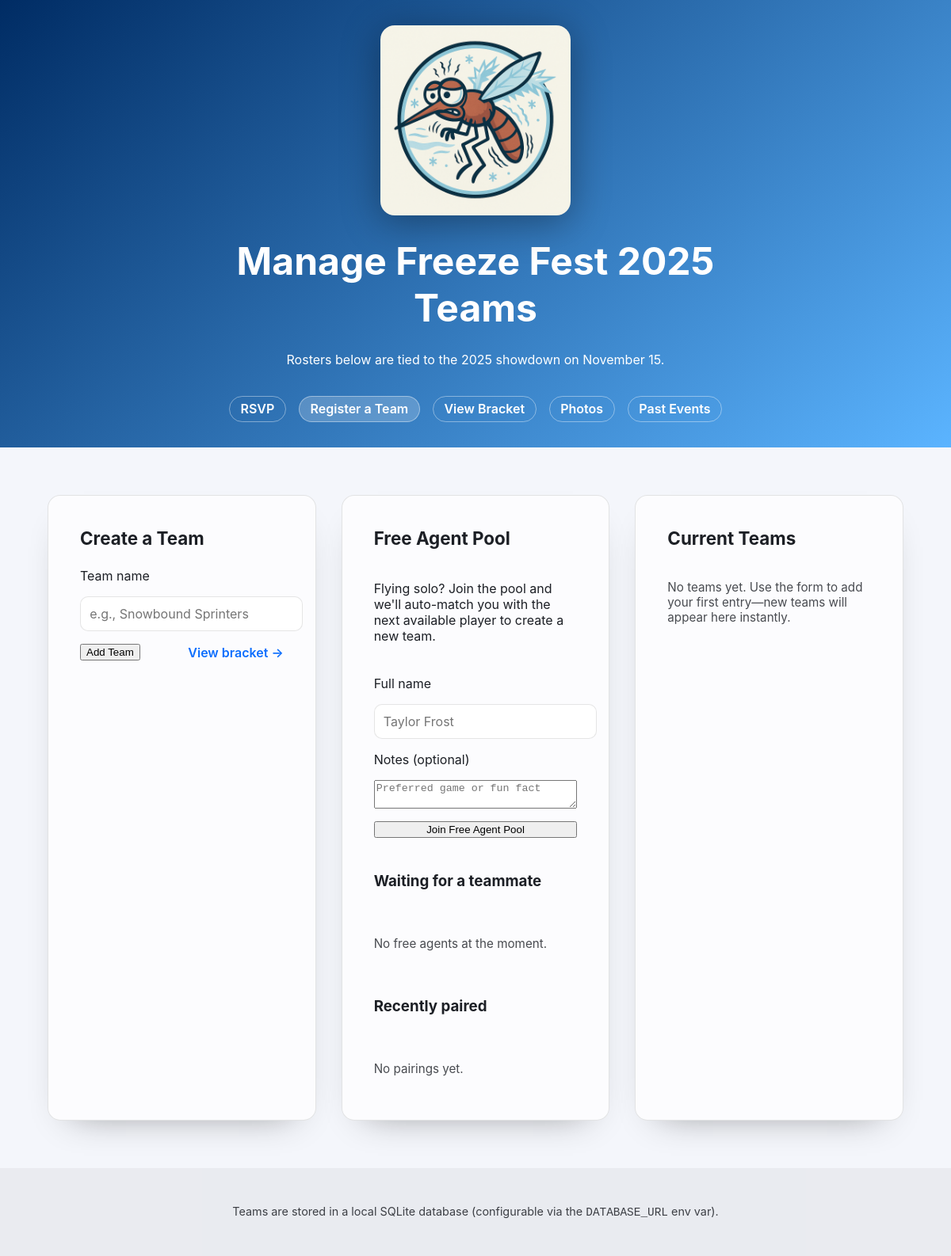
The app's page /teams, older data.
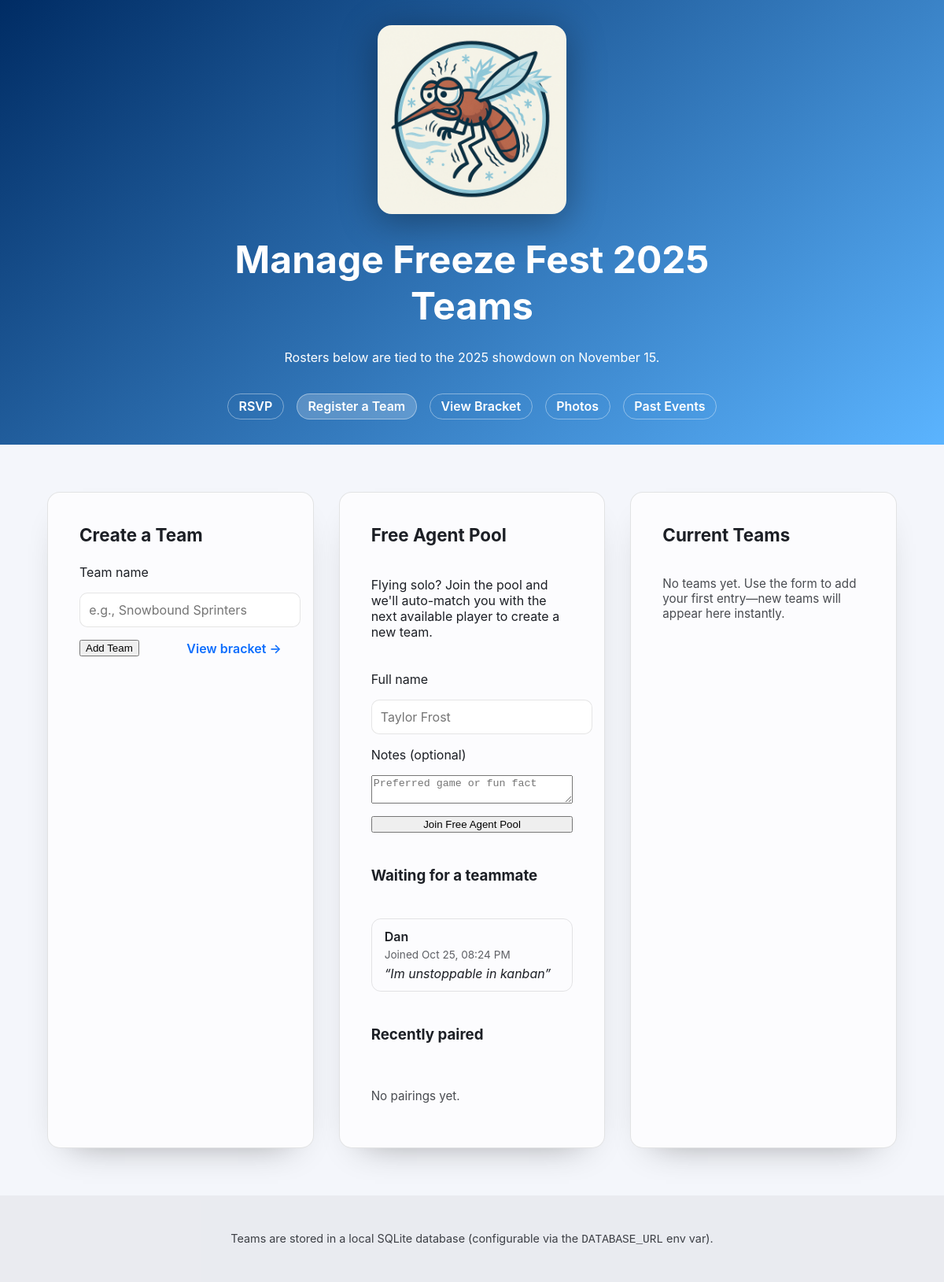
The same page, newer data.
### app/database.py (models this page shows)
class Event(SQLModel, table=True):
    id: int | None = Field(default=None, primary_key=True)
    name: str = Field(nullable=False)
    slug: str = Field(nullable=False, unique=True, index=True)
    description: str | None = Field(default=None)
    location: str | None = Field(default=None)
    event_date: date = Field(nullable=False)
    games: str = Field(default="Cornhole, Bucket Golf, Kanban", nullable=False)
    winners: str | None = Field(default=None)
    created_at: datetime = Field(default_factory=datetime.utcnow, nullable=False)

class FreeAgent(SQLModel, table=True):
    id: int | None = Field(default=None, primary_key=True)
    name: str = Field(nullable=False, max_length=120)
    email: str = Field(nullable=False, max_length=255)
    note: str | None = Field(default=None)
    status: str = Field(default="pending", nullable=False)
    event_id: int = Field(foreign_key="event.id", nullable=False, index=True)
    team_id: int | None = Field(default=None, foreign_key="team.id")
    created_at: datetime = Field(default_factory=datetime.utcnow, nullable=False)

### app/routes.py (the view)
@router.get("/teams", response_class=HTMLResponse, name="team_directory")
async def team_directory(request: Request, session: Session = Depends(get_session)):
    success_message = None
    if request.query_params.get("created") == "1":
        success_message = "Team added successfully."
    context = _team_context(
        request=request,
        session=session,
        form_error=None,
        form_value="",
        success_message=success_message,
    )
    flag = request.query_params.get("free_agent")
    if flag == "added":
        context["free_agent_success"] = "Added to the free-agent pool. We'll match you up soon."
    elif flag == "paired":
        context["free_agent_success"] = "Matched free agents and created a new team!"
    context.setdefault("free_agent_error", None)
    context.setdefault("free_agent_success", None)
    return templates.TemplateResponse("teams.html", context)

### app/templates/teams.html (shortened to what this page needs)
<!doctype html>
<html lang="en">
  <head>
    <link rel="stylesheet" href="{{ request.url_for('static', path='css/style.css') }}">
  </head>
  <body>
    <header class="page-header">
      <div class="page-header__inner">
        <div class="site-logo" role="presentation">
          <img src="{{ request.url_for('static', path='img/freezefest.png') }}" alt="Freeze Fest mascot: a cartoon mosquito freezing inside a circle" loading="lazy" />
        </div>
        <h1>Manage {{ event.name }} Teams</h1>
        <p class="page-subtitle">
          Rosters below are tied to the {{ event.event_date.strftime('%Y') }} showdown on {{ event.event_date.strftime('%B %d') }}.
        </p>
        <nav class="page-nav" aria-label="Primary">
          <a href="{{ request.url_for('index') }}">RSVP</a>
          <a href="{{ request.url_for('team_directory') }}" aria-current="page">Register a Team</a>
          <a href="{{ request.url_for('bracket') }}">View Bracket</a>
          <a href="{{ request.url_for('photos') }}">Photos</a>
          <a href="{{ request.url_for('events_page') }}">Past Events</a>
        </nav>
      </div>
    </header>
    <main class="content">
      <section class="panel">
        <h2>Create a Team</h2>
        <form method="post" action="{{ request.url_for('create_team') }}" class="participants-form team-form">
          <label for="team-name">Team name</label>
          <input
            id="team-name"
            name="name"
            type="text"
            placeholder="e.g., Snowbound Sprinters"
            value="{{ form_value }}"
            required
            minlength="2"
          />
          <div class="form-footer">
            <button type="submit">Add Team</button>
            <a class="text-link" href="{{ request.url_for('bracket') }}">View bracket →</a>
          </div>
        </form>
      </section>
      <section class="panel">
        <h2>Free Agent Pool</h2>
        <p>
          Flying solo? Join the pool and we'll auto-match you with the next available player to create a new team.
        </p>
        <form method="post" action="{{ request.url_for('register_free_agent') }}" class="participants-form team-form">
          <label for="free-agent-name">Full name</label>
          <input id="free-agent-name" name="name" type="text" required placeholder="Taylor Frost" />
          <label for="free-agent-note">Notes (optional)</label>
          <textarea id="free-agent-note" name="note" rows="2" placeholder="Preferred game or fun fact"></textarea>
          <button type="submit">Join Free Agent Pool</button>
        </form>
        <h3>Waiting for a teammate</h3>
        {% if free_agents_pending %}
        <ul class="free-agent-list">
          {% for agent in free_agents_pending %}
          <li class="free-agent-list__item">
            <span class="free-agent-name">{{ agent.name }}</span>
            <span class="free-agent-meta">Joined {{ agent.created_at.strftime('%b %d, %I:%M %p') }}</span>
            {% if agent.note %}
            <p class="free-agent-note">“{{ agent.note }}”</p>
            {% endif %}
          </li>
          {% endfor %}
        </ul>
        {% else %}
        <p class="empty-state">No free agents at the moment.</p>
        {% endif %}
        <h3>Recently paired</h3>
        {% if free_agents_paired %}
        <ul class="free-agent-list">
          {% for agent in free_agents_paired %}
          <li class="free-agent-list__item free-agent-list__item--paired">
            <span class="free-agent-name">{{ agent.name }}</span>
            <span class="free-agent-meta">Now playing on {{ team_lookup.get(agent.team_id, 'a new team') }}</span>
          </li>
          {% endfor %}
        </ul>
        {% else %}
        <p class="empty-state">No pairings yet.</p>
        {% endif %}
      </section>
      <section class="panel">
        <h2>Current Teams</h2>
        {% if teams %}
        <ul class="team-list" aria-live="polite">
          {% for team in teams %}
          <li class="team-list__item">
            <span class="team-list__name">{{ team.name }}</span>
            <span class="team-list__meta">Added {{ team.created_at.strftime('%b %d, %Y %I:%M %p') }}</span>
          </li>
          {% endfor %}
        </ul>
        {% else %}
        <p class="empty-state">
          No teams yet. Use the form to add your first entry—new teams will appear here instantly.
        </p>
        {% endif %}
      </section>
    </main>
    <footer class="page-footer">
      <p>
        Teams are stored in a local SQLite database (configurable via the <code>DATABASE_URL</code> env var).
      </p>
    </footer>
  </body>
</html>

### app/static/css/style.css (style rules this page uses)
:root { color-scheme: light dark; --accent: #0d6efd; --border: rgba(0, 0, 0, 0.1); --border-dark: rgba(255, 255, 255, 0.2); --card-bg: rgba(255, 255, 255, 0.7); --card-bg-dark: rgba(30, 30, 30, 0.7); --bg: #f4f6fb; --bg-dark: #16181d; --text: #1c1f25; --text-dark: #e6e7ec; font-family: "Inter", -apple-system, BlinkMacSystemFont, "Segoe UI", sans-serif; }
body { margin: 0; background: var(--bg); color: var(--text); min-height: 100vh; display: flex; flex-direction: column; }
.page-header, .page-footer { padding: 2rem clamp(1rem, 5vw, 4rem); text-align: center; }
.page-header { background: linear-gradient(140deg, #002c64, #5bb4ff); color: white; display: flex; justify-content: center; }
.page-header__inner { max-width: 760px; width: 100%; display: flex; flex-direction: column; align-items: center; gap: 0.75rem; }
.site-logo { display: flex; justify-content: center; margin-bottom: 1rem; }
.site-logo img { width: min(240px, 60vw); height: auto; filter: drop-shadow(0 8px 24px rgba(0, 0, 0, 0.35)); border-radius: 18px; }
.page-header h1 { margin: 0; font-size: clamp(2rem, 4vw, 3rem); }
.page-subtitle { max-width: 60ch; margin: 0.75rem auto 0; font-size: 1rem; line-height: 1.6; }
.page-nav a { color: white; font-weight: 600; text-decoration: none; padding: 0.35rem 0.85rem; border-radius: 999px; border: 1px solid rgba(255, 255, 255, 0.4); transition: background 150ms ease, color 150ms ease; }
.page-nav a[aria-current="page"] { background: rgba(255, 255, 255, 0.2); }
.content { flex: 1; display: grid; gap: 2rem; grid-template-columns: repeat(auto-fit, minmax(320px, 1fr)); padding: clamp(1rem, 5vw, 4rem); }
.panel { background: var(--card-bg); border: 1px solid var(--border); border-radius: 16px; box-shadow: 0 20px 45px -30px rgba(0, 0, 0, 0.45); padding: clamp(1.5rem, 5vw, 2.5rem); display: flex; flex-direction: column; gap: 1.5rem; }
.panel h2 { margin: 0; font-size: 1.4rem; }
.empty-state { font-size: 0.95rem; opacity: 0.8; }
.page-footer { font-size: 0.9rem; opacity: 0.85; background: rgba(0, 0, 0, 0.05); }
.text-link { color: var(--accent); font-weight: 600; text-decoration: none; }
.team-form input { width: 100%; font: inherit; padding: 0.7rem; border-radius: 10px; border: 1px solid var(--border); }
.free-agent-list { list-style: none; margin: 0; padding: 0; display: flex; flex-direction: column; gap: 0.75rem; }
.free-agent-list__item { border: 1px solid var(--border); border-radius: 12px; padding: 0.75rem 1rem; display: flex; flex-direction: column; gap: 0.35rem; }
.free-agent-name { font-weight: 600; }
.free-agent-meta { font-size: 0.85rem; opacity: 0.7; }
.free-agent-note { margin: 0; font-style: italic; }
.participants-form { display: flex; flex-direction: column; gap: 1rem; }
.form-footer { display: flex; align-items: center; justify-content: space-between; gap: 1rem; flex-wrap: wrap; }
.page-nav { margin-top: 1.25rem; display: inline-flex; gap: 1rem; flex-wrap: wrap; justify-content: center; }

Row changes from the older to the newer data that the page shows:
added FreeAgent: name "Dan", created_at "Oct 25, 08:24 PM", note "Im unstoppable in kanban"
Text that changed along with them:
text no longer shown: "No free agents at the moment."
